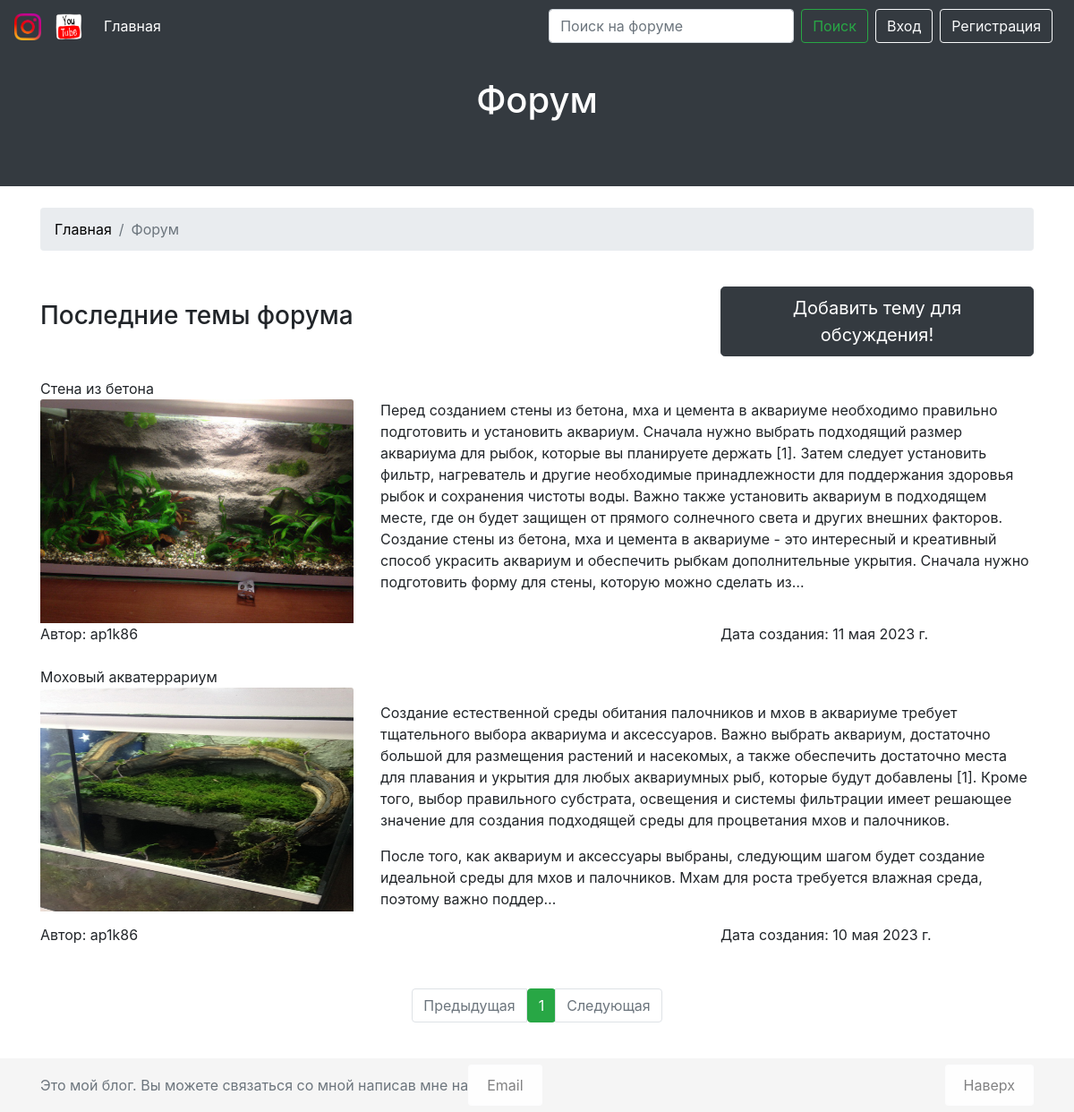
/forum/, run on an earlier commit of the app's database.
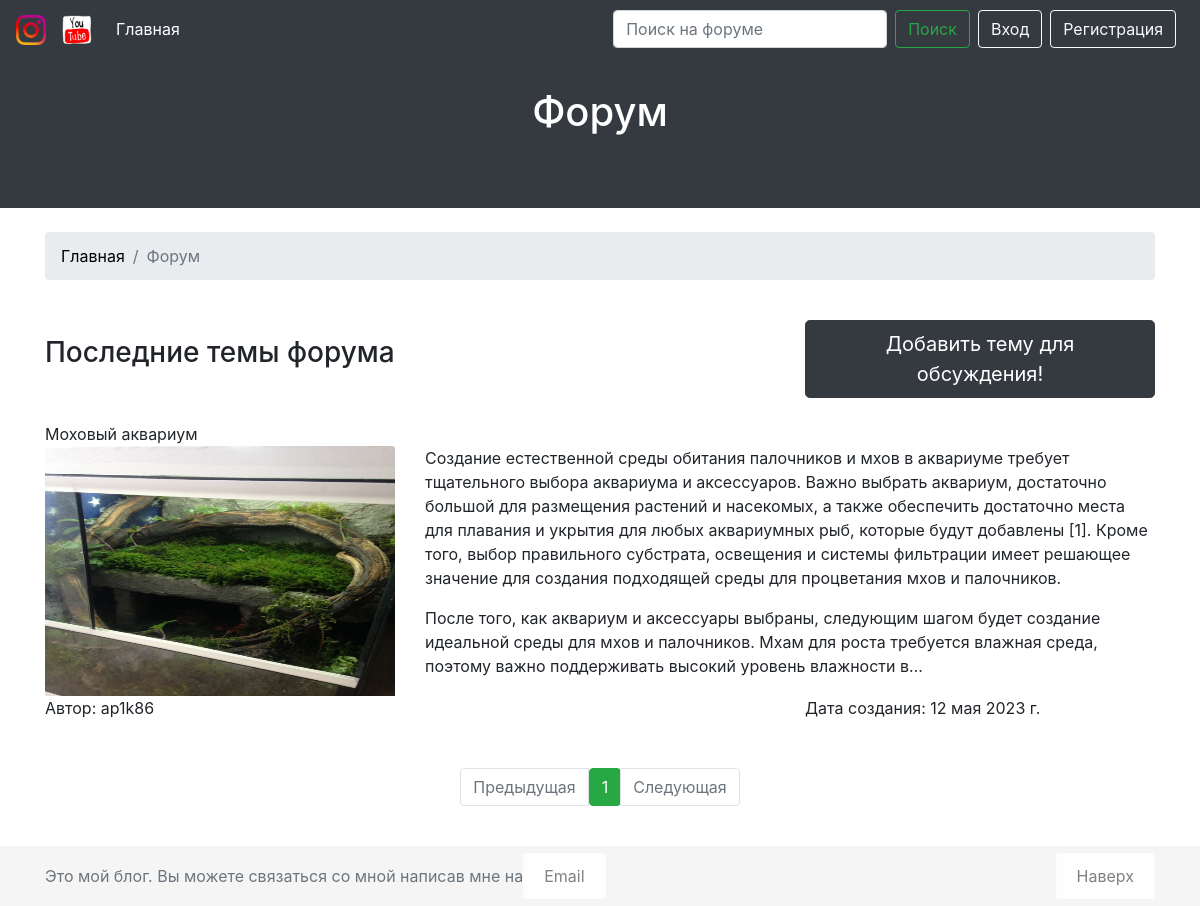
And on a later commit of the database.
### myblog/models.py (models this page shows, shortened)
class ForumPost(models.Model):
    title = models.CharField(max_length=200, verbose_name="Заголовок:")
    url = AutoSlugField(unique=True, verbose_name='Заголовок на английском')  # https://pypi.org/project/django-autoslug/
    content = models.TextField(verbose_name="Описание:")
    image = models.ImageField(upload_to='forum', verbose_name='Фото:')
    created_at = models.DateField(default=timezone.now, verbose_name='Дата создания поста:')
    author = models.ForeignKey(User, on_delete=models.CASCADE, verbose_name="Автор:")
    objects = models.Model
    class Meta:
        verbose_name = 'Пост на форуме'
        verbose_name_plural = 'Посты на форуме'
        ordering = ['-created_at']

### myblog/views.py (the view, shortened to what this page needs)
# urls.py: path('forum/', ForumView.as_view(), name='forum'),
class ForumView(View):
    def get(self, request, *args, **kwargs):
        posts_forum = ForumPost.objects.all()
        paginator_forum = Paginator(posts_forum, 6)
        page_number_forum = request.GET.get('page')
        page_obj_forum = paginator_forum.get_page(page_number_forum)
        context = {
            'title': 'Форум',
            'page_obj_forum': page_obj_forum,
        }
        return render(request, 'myblog/forum.html', context=context)

### templates/myblog/forum.html (shortened to what this page needs)
{% extends './base.html' %}
{% load static %}
{% block navbar %}
{% include './block/navbar_forum.html' %}
{% endblock navbar %}
{% block header %}
{% include './block/header.html' %}
{% endblock %}
{% block content %}
<div class="container">
    <div class="row">
        <div class="col-lg-12">
            <nav aria-label="breadcrumb" class="mt-4">
                <ol class="breadcrumb">
                    <li class="breadcrumb-item"><a class="dark" href="{% url 'index' %}">Главная</a></li>
                    <li class="breadcrumb-item active" aria-current="page">Форум</li>
                </ol>
            </nav>
        </div>
    </div>
</div>
<br>
<div class="container">
    <div class="row">
        <div class="col-8">
            {% if page_obj_forum %}
            <h3 class="my-3">Последние темы форума</h3>
            {% else %}
            <h3 class="my-3">Нет тем на форуме</h3>
            {% endif %}
        </div>
        <div class="col">
            <a href="{% url 'theme_add' %}">
                <button type="button" class="btn btn-dark btn-lg">Добавить тему для обсуждения!</button>
            </a>
        </div>
    </div>
</div>
{% for post_forum in page_obj_forum %}
<div class="container">
    <br>
    <div class="row">
        <div class="col-sm-12">
            {{ post_forum.title }}
            <div class="row">
                <div class="col-8 col-sm-4">
                    <a href="{% url 'forum_detail' slug=post_forum.url %}"><img src="/media/{{ post_forum.image }}"
                                                                                alt=""
                                                                                class="card-img-top foto"></a>
                </div>
                <div class="col-4 col-sm-8">
                    {{ post_forum.content|safe|truncatechars:700 }}
                </div>
            </div>
        </div>
        <div class="col-sm-12">
            <div class="row">
                <div class="col-8 col-sm-4">
                    Автор: {{ post_forum.author|safe }}
                </div>
                <div class="col-4 col-sm-4"></div>
                <div class="col-4 col-sm-4">
                    Дата создания: {{ post_forum.created_at }}
                </div>
            </div>
        </div>
    </div>
</div>
{% endfor %}
<br>
<br>
{% endblock content %}
{% block pagination_2 %}
{% if page_obj_forum %}
<nav aria-label="Paginate me">
    <ul class="pagination justify-content-center">
        {% if page_obj_forum.has_previous %}
        <a class="page-link dark" href="?page={{ page_obj_forum.previous_page_number }}"
           tabindex="-1">Предыдущая</a>
        {% else %}
        <li class="page-item disabled">
            <a class="page-link disabled" href="#" tabindex="-1">Предыдущая</a>
        </li>
        {% endif %}
        {% for i in page_obj_forum.paginator.page_range %}
        {% if i == page_obj_forum.number %}
        <li class="page-item active"><a class="btn btn-success" href="?page={{ i }}">{{ i }}</a></li>
        {% else %}
        <li class="page-item"><a class="page-link dark" href="?page={{ i }}">{{ i }}</a></li>
        {% endif %}
        {% endfor %}
        {% if page_obj_forum.has_next %}
        <a class="page-link dark" href="?page={{ page_obj_forum.next_page_number }}">Следующая</a>
        {% else %}
        <li class="page-item disabled">
            <a class="page-link" href="#">Следующая</a>
        </li>
        {% endif %}
    </ul>
</nav>
{% endif %}
<br>
{% endblock pagination_2 %}

What changed in the data, as far as the page shows it:
removed ForumPost: title "Стена из бетона", image (picture), content "Перед созданием стены из бетона, мха и цемента в аквариуме необходимо правильно подготовить и установить аквариум. Сначала нужно выбрать подходящий размер аквариума для рыбок, которые вы планируете держать [1]. Затем следует установить фильтр, нагреватель и другие необходимые принадлежности для поддержания здоровья рыбок и сохранения чистоты воды. Важно также установить аквариум в подходящем месте, где он будет защищен от прямого солнечного света и других внешних факторов. Создание стены из бетона, мха и цемента в аквариуме - это интересный и креативный способ украсить аквариум и обеспечить рыбкам дополнительные укрытия. Сначала нужно подготовить форму для стены, которую можно сделать из…", author "ap1k86", created_at "11 мая 2023 г."
removed ForumPost: title "Моховый акватеррариум", image (picture), content "Создание естественной среды обитания палочников и мхов в аквариуме требует тщательного выбора аквариума и аксессуаров. Важно выбрать аквариум, достаточно большой для размещения растений и насекомых, а также обеспечить достаточно места для плавания и укрытия для любых аквариумных рыб, которые будут добавлены [1]. Кроме того, выбор правильного субстрата, освещения и системы фильтрации имеет решающее значение для создания подходящей среды для процветания мхов и палочников. После того, как аквариум и аксессуары выбраны, следующим шагом будет создание идеальной среды для мхов и палочников. Мхам для роста требуется влажная среда, поэтому важно поддер…", author "ap1k86", created_at "10 мая 2023 г."
added ForumPost: title "Моховый аквариум", image (picture), content "Создание естественной среды обитания палочников и мхов в аквариуме требует тщательного выбора аквариума и аксессуаров. Важно выбрать аквариум, достаточно большой для размещения растений и насекомых, а также обеспечить достаточно места для плавания и укрытия для любых аквариумных рыб, которые будут добавлены [1]. Кроме того, выбор правильного субстрата, освещения и системы фильтрации имеет решающее значение для создания подходящей среды для процветания мхов и палочников. После того, как аквариум и аксессуары выбраны, следующим шагом будет создание идеальной среды для мхов и палочников. Мхам для роста требуется влажная среда, поэтому важно поддерживать высокий уровень влажности в…", author "ap1k86", created_at "12 мая 2023 г."
